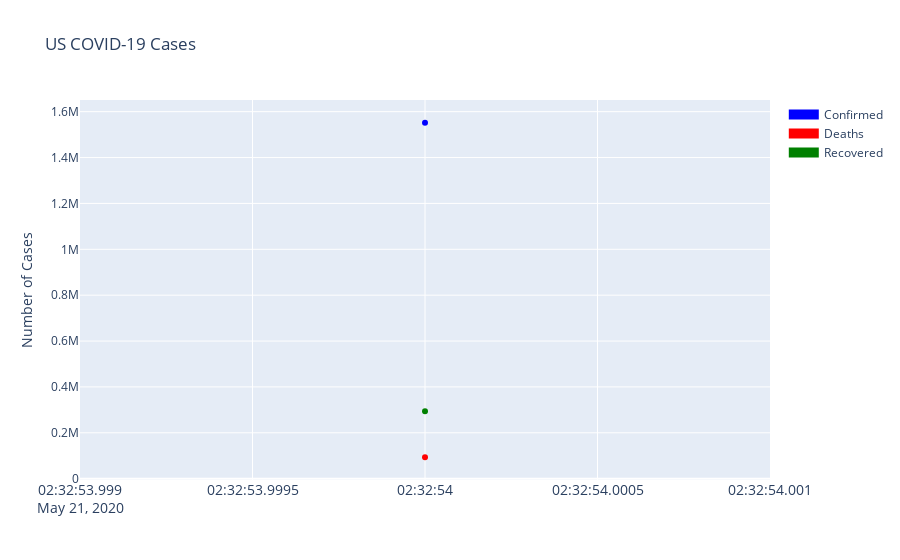

Source (notebook cell):
### Code cell
import plotly.graph_objs as go

fig = go.Figure()
#Plotting datewise confirmed cases
fig.add_trace(go.Scatter(x=confirmed['Last_Update'], y=confirmed['Confirmed'], mode='lines+markers', name='Confirmed',line=dict(color='blue', width=20)))
fig.add_trace(go.Scatter(x=deaths['Last_Update'], y=deaths['Deaths'], mode='lines+markers', name='Deaths', line=dict(color='Red', width=20)))
fig.add_trace(go.Scatter(x=recovered['Last_Update'], y=recovered['Recovered_new'], mode='lines+markers', name='Recovered', line=dict(color='Green', width=20)))
fig.update_layout(title='US COVID-19 Cases', xaxis_tickfont_size=14,yaxis=dict(title='Number of Cases'))

fig.show()

### Figure 1 — Plotly figure (JSON) as saved in the notebook; plotly's stock layout.template omitted (floating-point values rounded to 4 significant figures)
{"data": [{"line": {"color": "blue", "width": 20}, "mode": "lines+markers", "name": "Confirmed", "type": "scatter", "x": ["2020-05-21 02:32:54"], "y": [1551701]}, {"line": {"color": "Red", "width": 20}, "mode": "lines+markers", "name": "Deaths", "type": "scatter", "x": ["2020-05-21 02:32:54"], "y": [93436]}, {"line": {"color": "Green", "width": 20}, "mode": "lines+markers", "name": "Recovered", "type": "scatter", "x": ["2020-05-21 02:32:54"], "y": [294312]}], "layout": {"title": {"text": "US COVID-19 Cases"}, "xaxis": {"tickfont": {"size": 14}}, "yaxis": {"title": {"text": "Number of Cases"}}}}
